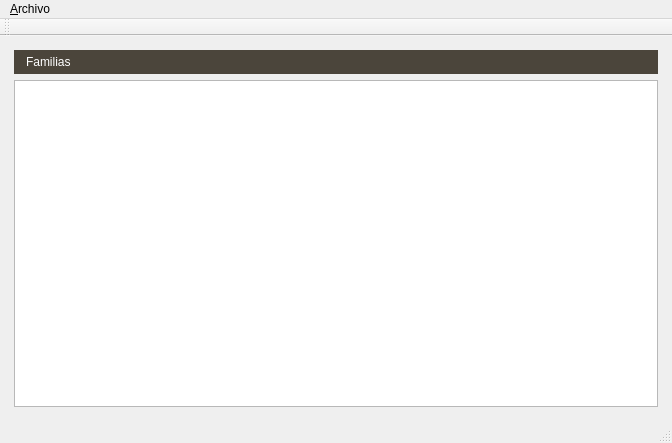
<?xml version="1.0" encoding="UTF-8"?>
<ui version="4.0">
 <class>MainWindow</class>
 <widget class="QMainWindow" name="MainWindow">
  <property name="geometry">
   <rect>
    <x>0</x>
    <y>0</y>
    <width>672</width>
    <height>443</height>
   </rect>
  </property>
  <property name="windowTitle">
   <string>CensoCathDesktop</string>
  </property>
  <widget class="QWidget" name="centralwidget">
   <layout class="QHBoxLayout" name="horizontalLayout">
    <item>
     <widget class="QFrame" name="frame">
      <property name="frameShape">
       <enum>QFrame::NoFrame</enum>
      </property>
      <layout class="QVBoxLayout" name="verticalLayout">
       <property name="spacing">
        <number>6</number>
       </property>
       <property name="margin">
        <number>5</number>
       </property>
       <item>
        <widget class="QLabel" name="label">
         <property name="minimumSize">
          <size>
           <width>0</width>
           <height>24</height>
          </size>
         </property>
         <property name="palette">
          <palette>
           <active>
            <colorrole role="WindowText">
             <brush brushstyle="SolidPattern">
              <color alpha="255">
               <red>255</red>
               <green>255</green>
               <blue>255</blue>
              </color>
             </brush>
            </colorrole>
            <colorrole role="Button">
             <brush brushstyle="SolidPattern">
              <color alpha="255">
               <red>75</red>
               <green>69</green>
               <blue>59</blue>
              </color>
             </brush>
            </colorrole>
            <colorrole role="Light">
             <brush brushstyle="SolidPattern">
              <color alpha="255">
               <red>112</red>
               <green>103</green>
               <blue>88</blue>
              </color>
             </brush>
            </colorrole>
            <colorrole role="Midlight">
             <brush brushstyle="SolidPattern">
              <color alpha="255">
               <red>93</red>
               <green>86</green>
               <blue>73</blue>
              </color>
             </brush>
            </colorrole>
            <colorrole role="Dark">
             <brush brushstyle="SolidPattern">
              <color alpha="255">
               <red>37</red>
               <green>34</green>
               <blue>29</blue>
              </color>
             </brush>
            </colorrole>
            <colorrole role="Mid">
             <brush brushstyle="SolidPattern">
              <color alpha="255">
               <red>50</red>
               <green>46</green>
               <blue>39</blue>
              </color>
             </brush>
            </colorrole>
            <colorrole role="Text">
             <brush brushstyle="SolidPattern">
              <color alpha="255">
               <red>255</red>
               <green>255</green>
               <blue>255</blue>
              </color>
             </brush>
            </colorrole>
            <colorrole role="BrightText">
             <brush brushstyle="SolidPattern">
              <color alpha="255">
               <red>255</red>
               <green>255</green>
               <blue>255</blue>
              </color>
             </brush>
            </colorrole>
            <colorrole role="ButtonText">
             <brush brushstyle="SolidPattern">
              <color alpha="255">
               <red>255</red>
               <green>255</green>
               <blue>255</blue>
              </color>
             </brush>
            </colorrole>
            <colorrole role="Base">
             <brush brushstyle="SolidPattern">
              <color alpha="255">
               <red>0</red>
               <green>0</green>
               <blue>0</blue>
              </color>
             </brush>
            </colorrole>
            <colorrole role="Window">
             <brush brushstyle="SolidPattern">
              <color alpha="255">
               <red>75</red>
               <green>69</green>
               <blue>59</blue>
              </color>
             </brush>
            </colorrole>
            <colorrole role="Shadow">
             <brush brushstyle="SolidPattern">
              <color alpha="255">
               <red>0</red>
               <green>0</green>
               <blue>0</blue>
              </color>
             </brush>
            </colorrole>
            <colorrole role="AlternateBase">
             <brush brushstyle="SolidPattern">
              <color alpha="255">
               <red>37</red>
               <green>34</green>
               <blue>29</blue>
              </color>
             </brush>
            </colorrole>
            <colorrole role="ToolTipBase">
             <brush brushstyle="SolidPattern">
              <color alpha="255">
               <red>255</red>
               <green>255</green>
               <blue>220</blue>
              </color>
             </brush>
            </colorrole>
            <colorrole role="ToolTipText">
             <brush brushstyle="SolidPattern">
              <color alpha="255">
               <red>0</red>
               <green>0</green>
               <blue>0</blue>
              </color>
             </brush>
            </colorrole>
           </active>
           <inactive>
            <colorrole role="WindowText">
             <brush brushstyle="SolidPattern">
              <color alpha="255">
               <red>255</red>
               <green>255</green>
               <blue>255</blue>
              </color>
             </brush>
            </colorrole>
            <colorrole role="Button">
             <brush brushstyle="SolidPattern">
              <color alpha="255">
               <red>75</red>
               <green>69</green>
               <blue>59</blue>
              </color>
             </brush>
            </colorrole>
            <colorrole role="Light">
             <brush brushstyle="SolidPattern">
              <color alpha="255">
               <red>112</red>
               <green>103</green>
               <blue>88</blue>
              </color>
             </brush>
            </colorrole>
            <colorrole role="Midlight">
             <brush brushstyle="SolidPattern">
              <color alpha="255">
               <red>93</red>
               <green>86</green>
               <blue>73</blue>
              </color>
             </brush>
            </colorrole>
            <colorrole role="Dark">
             <brush brushstyle="SolidPattern">
              <color alpha="255">
               <red>37</red>
               <green>34</green>
               <blue>29</blue>
              </color>
             </brush>
            </colorrole>
            <colorrole role="Mid">
             <brush brushstyle="SolidPattern">
              <color alpha="255">
               <red>50</red>
               <green>46</green>
               <blue>39</blue>
              </color>
             </brush>
            </colorrole>
            <colorrole role="Text">
             <brush brushstyle="SolidPattern">
              <color alpha="255">
               <red>255</red>
               <green>255</green>
               <blue>255</blue>
              </color>
             </brush>
            </colorrole>
            <colorrole role="BrightText">
             <brush brushstyle="SolidPattern">
              <color alpha="255">
               <red>255</red>
               <green>255</green>
               <blue>255</blue>
              </color>
             </brush>
            </colorrole>
            <colorrole role="ButtonText">
             <brush brushstyle="SolidPattern">
              <color alpha="255">
               <red>255</red>
               <green>255</green>
               <blue>255</blue>
              </color>
             </brush>
            </colorrole>
            <colorrole role="Base">
             <brush brushstyle="SolidPattern">
              <color alpha="255">
               <red>0</red>
               <green>0</green>
               <blue>0</blue>
              </color>
             </brush>
            </colorrole>
            <colorrole role="Window">
             <brush brushstyle="SolidPattern">
              <color alpha="255">
               <red>75</red>
               <green>69</green>
               <blue>59</blue>
              </color>
             </brush>
            </colorrole>
            <colorrole role="Shadow">
             <brush brushstyle="SolidPattern">
              <color alpha="255">
               <red>0</red>
               <green>0</green>
               <blue>0</blue>
              </color>
             </brush>
            </colorrole>
            <colorrole role="AlternateBase">
             <brush brushstyle="SolidPattern">
              <color alpha="255">
               <red>37</red>
               <green>34</green>
               <blue>29</blue>
              </color>
             </brush>
            </colorrole>
            <colorrole role="ToolTipBase">
             <brush brushstyle="SolidPattern">
              <color alpha="255">
               <red>255</red>
               <green>255</green>
               <blue>220</blue>
              </color>
             </brush>
            </colorrole>
            <colorrole role="ToolTipText">
             <brush brushstyle="SolidPattern">
              <color alpha="255">
               <red>0</red>
               <green>0</green>
               <blue>0</blue>
              </color>
             </brush>
            </colorrole>
           </inactive>
           <disabled>
            <colorrole role="WindowText">
             <brush brushstyle="SolidPattern">
              <color alpha="255">
               <red>37</red>
               <green>34</green>
               <blue>29</blue>
              </color>
             </brush>
            </colorrole>
            <colorrole role="Button">
             <brush brushstyle="SolidPattern">
              <color alpha="255">
               <red>75</red>
               <green>69</green>
               <blue>59</blue>
              </color>
             </brush>
            </colorrole>
            <colorrole role="Light">
             <brush brushstyle="SolidPattern">
              <color alpha="255">
               <red>112</red>
               <green>103</green>
               <blue>88</blue>
              </color>
             </brush>
            </colorrole>
            <colorrole role="Midlight">
             <brush brushstyle="SolidPattern">
              <color alpha="255">
               <red>93</red>
               <green>86</green>
               <blue>73</blue>
              </color>
             </brush>
            </colorrole>
            <colorrole role="Dark">
             <brush brushstyle="SolidPattern">
              <color alpha="255">
               <red>37</red>
               <green>34</green>
               <blue>29</blue>
              </color>
             </brush>
            </colorrole>
            <colorrole role="Mid">
             <brush brushstyle="SolidPattern">
              <color alpha="255">
               <red>50</red>
               <green>46</green>
               <blue>39</blue>
              </color>
             </brush>
            </colorrole>
            <colorrole role="Text">
             <brush brushstyle="SolidPattern">
              <color alpha="255">
               <red>37</red>
               <green>34</green>
               <blue>29</blue>
              </color>
             </brush>
            </colorrole>
            <colorrole role="BrightText">
             <brush brushstyle="SolidPattern">
              <color alpha="255">
               <red>255</red>
               <green>255</green>
               <blue>255</blue>
              </color>
             </brush>
            </colorrole>
            <colorrole role="ButtonText">
             <brush brushstyle="SolidPattern">
              <color alpha="255">
               <red>37</red>
               <green>34</green>
               <blue>29</blue>
              </color>
             </brush>
            </colorrole>
            <colorrole role="Base">
             <brush brushstyle="SolidPattern">
              <color alpha="255">
               <red>75</red>
               <green>69</green>
               <blue>59</blue>
              </color>
             </brush>
            </colorrole>
            <colorrole role="Window">
             <brush brushstyle="SolidPattern">
              <color alpha="255">
               <red>75</red>
               <green>69</green>
               <blue>59</blue>
              </color>
             </brush>
            </colorrole>
            <colorrole role="Shadow">
             <brush brushstyle="SolidPattern">
              <color alpha="255">
               <red>0</red>
               <green>0</green>
               <blue>0</blue>
              </color>
             </brush>
            </colorrole>
            <colorrole role="AlternateBase">
             <brush brushstyle="SolidPattern">
              <color alpha="255">
               <red>75</red>
               <green>69</green>
               <blue>59</blue>
              </color>
             </brush>
            </colorrole>
            <colorrole role="ToolTipBase">
             <brush brushstyle="SolidPattern">
              <color alpha="255">
               <red>255</red>
               <green>255</green>
               <blue>220</blue>
              </color>
             </brush>
            </colorrole>
            <colorrole role="ToolTipText">
             <brush brushstyle="SolidPattern">
              <color alpha="255">
               <red>0</red>
               <green>0</green>
               <blue>0</blue>
              </color>
             </brush>
            </colorrole>
           </disabled>
          </palette>
         </property>
         <property name="autoFillBackground">
          <bool>true</bool>
         </property>
         <property name="text">
          <string>Familias</string>
         </property>
         <property name="indent">
          <number>12</number>
         </property>
        </widget>
       </item>
       <item>
        <widget class="QTableView" name="tableView"/>
       </item>
      </layout>
     </widget>
    </item>
   </layout>
  </widget>
  <widget class="QMenuBar" name="menubar">
   <property name="geometry">
    <rect>
     <x>0</x>
     <y>0</y>
     <width>672</width>
     <height>18</height>
    </rect>
   </property>
   <widget class="QMenu" name="menu_Archivo">
    <property name="title">
     <string>&amp;Archivo</string>
    </property>
    <addaction name="separator"/>
    <addaction name="actionSalir"/>
   </widget>
   <addaction name="menu_Archivo"/>
  </widget>
  <widget class="QStatusBar" name="statusbar"/>
  <widget class="QToolBar" name="toolBar">
   <property name="windowTitle">
    <string>toolBar</string>
   </property>
   <attribute name="toolBarArea">
    <enum>TopToolBarArea</enum>
   </attribute>
   <attribute name="toolBarBreak">
    <bool>false</bool>
   </attribute>
  </widget>
  <action name="actionSalir">
   <property name="text">
    <string>Salir</string>
   </property>
   <property name="shortcut">
    <string>Ctrl+X</string>
   </property>
  </action>
 </widget>
 <resources/>
 <connections/>
</ui>
